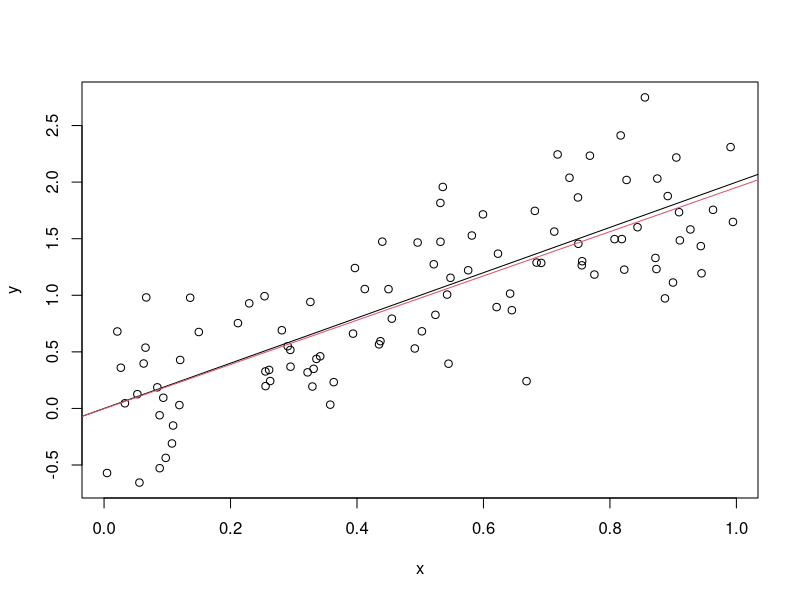

Generate this figure with R:
x=runif(100)
y=2*x + rnorm(100,sd=0.5)
plot(x,y)
cor(x,y)

abline(a=0,b=2) # valós modell


elso.lm = lm(y ~ x) # tengelymetszettel
lm(y ~ x - 1) # tengelymetszet nélkül

elso.lm
elso.lm$coefficients # Paraméterek
abline(elso.lm, col=2)
elso.lm$coefficients[1]
coef(elso.lm)
summary(elso.lm)
